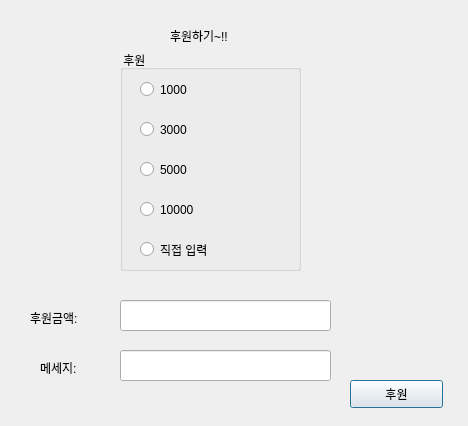
<?xml version="1.0" encoding="UTF-8"?>
<ui version="4.0">
 <class>Dialog</class>
 <widget class="QDialog" name="Dialog">
  <property name="geometry">
   <rect>
    <x>0</x>
    <y>0</y>
    <width>468</width>
    <height>426</height>
   </rect>
  </property>
  <property name="windowTitle">
   <string>Dialog</string>
  </property>
  <widget class="QLineEdit" name="done_price">
   <property name="geometry">
    <rect>
     <x>120</x>
     <y>300</y>
     <width>211</width>
     <height>31</height>
    </rect>
   </property>
   <property name="readOnly">
    <bool>true</bool>
   </property>
  </widget>
  <widget class="QLabel" name="label_3">
   <property name="geometry">
    <rect>
     <x>40</x>
     <y>360</y>
     <width>64</width>
     <height>15</height>
    </rect>
   </property>
   <property name="text">
    <string>메세지:</string>
   </property>
  </widget>
  <widget class="QLineEdit" name="done_msg">
   <property name="geometry">
    <rect>
     <x>120</x>
     <y>350</y>
     <width>211</width>
     <height>31</height>
    </rect>
   </property>
  </widget>
  <widget class="QGroupBox" name="done_price_group">
   <property name="geometry">
    <rect>
     <x>120</x>
     <y>50</y>
     <width>181</width>
     <height>221</height>
    </rect>
   </property>
   <property name="title">
    <string> 후원</string>
   </property>
   <widget class="QRadioButton" name="done_1000">
    <property name="geometry">
     <rect>
      <x>20</x>
      <y>30</y>
      <width>108</width>
      <height>19</height>
     </rect>
    </property>
    <property name="text">
     <string>1000</string>
    </property>
   </widget>
   <widget class="QRadioButton" name="done_3000">
    <property name="geometry">
     <rect>
      <x>20</x>
      <y>70</y>
      <width>108</width>
      <height>19</height>
     </rect>
    </property>
    <property name="text">
     <string>3000</string>
    </property>
   </widget>
   <widget class="QRadioButton" name="done_5000">
    <property name="geometry">
     <rect>
      <x>20</x>
      <y>110</y>
      <width>108</width>
      <height>19</height>
     </rect>
    </property>
    <property name="text">
     <string>5000</string>
    </property>
   </widget>
   <widget class="QRadioButton" name="done_10000">
    <property name="geometry">
     <rect>
      <x>20</x>
      <y>150</y>
      <width>108</width>
      <height>19</height>
     </rect>
    </property>
    <property name="text">
     <string>10000</string>
    </property>
   </widget>
   <widget class="QRadioButton" name="done_user_input">
    <property name="geometry">
     <rect>
      <x>20</x>
      <y>190</y>
      <width>108</width>
      <height>19</height>
     </rect>
    </property>
    <property name="text">
     <string>직접 입력</string>
    </property>
   </widget>
  </widget>
  <widget class="QLabel" name="label">
   <property name="geometry">
    <rect>
     <x>170</x>
     <y>10</y>
     <width>81</width>
     <height>51</height>
    </rect>
   </property>
   <property name="lineWidth">
    <number>1</number>
   </property>
   <property name="text">
    <string>후원하기~!!</string>
   </property>
  </widget>
  <widget class="QLabel" name="label_2">
   <property name="geometry">
    <rect>
     <x>30</x>
     <y>310</y>
     <width>64</width>
     <height>15</height>
    </rect>
   </property>
   <property name="text">
    <string>후원금액:</string>
   </property>
  </widget>
  <widget class="QPushButton" name="done_btn">
   <property name="geometry">
    <rect>
     <x>350</x>
     <y>380</y>
     <width>93</width>
     <height>28</height>
    </rect>
   </property>
   <property name="text">
    <string>후원</string>
   </property>
  </widget>
 </widget>
 <resources/>
 <connections/>
</ui>
